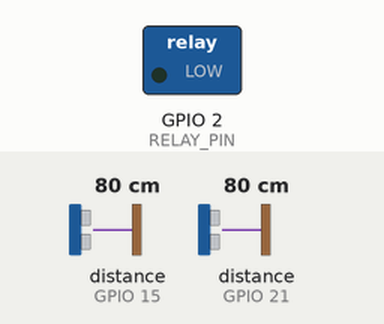
Simulated run of this sketch. Board: ESP32. Shown: switched loads named in the sketch (green lamp = pin HIGH). Wiring (inferred from the names in the program): 2 × ultrasonic range finder: trigger GPIO 5, echo GPIO 21 / trigger GPIO 14, echo GPIO 15. The inputs (shaded band) are chosen by the test bench; at power-on: distance to the obstacle (sensors on GPIO 15, GPIO 21) 80 cm. The echo pulse lasts 58.3 µs per cm; WiFi joins after 1.5 s; servers stay silent unless stated; the local clock reads 2024-03-15 10:24:30 at power-on unless the sketch sets it; no MQTT or app messages arrive unless stated; pins used as bus, display or sensor lines are not drawn; what the sketch prints to the serial monitor is not drawn.

Above: at 4.4 s.
4.5 s: distance to the obstacle (sensor on GPIO 15) set to 10 cm
6.0 s: distance to the obstacle (sensor on GPIO 15) set to 7 cm
7.5 s: distance to the obstacle (sensor on GPIO 21) set to 12 cm
At 8.1 s:
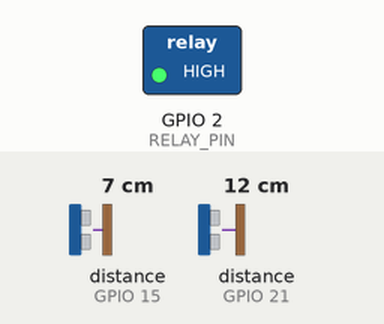
9.0 s: distance to the obstacle (sensor on GPIO 21) set to 16 cm
At 10.4 s:
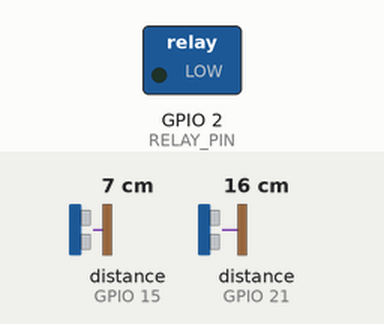
10.7 s: distance to the obstacle (sensor on GPIO 21) set to 4 cm
At 11.6 s:
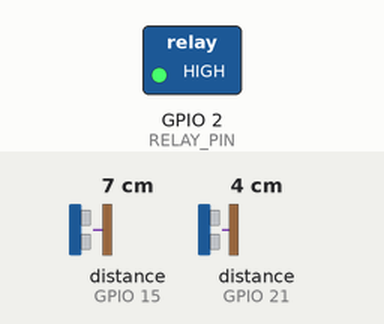
Timing chart, 0 to 13.2 s (numbered marks = the images above; inputs shaded):
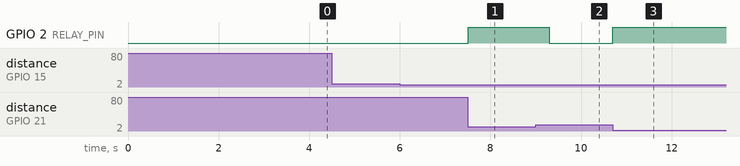

The sketch:

finproSISBEN.ino
```cpp
#include <WiFi.h>
#include <PubSubClient.h>
#include <ArduinoJson.h>
#include <WiFiClientSecure.h>
#include <time.h>

#define TRIG_CUP 14
#define ECHO_CUP 15

#define TRIG_TANK 5
#define ECHO_TANK 21

#define RELAY_PIN 2

const int CUP_THRESHOLD_CM = 8;
const int TANK_MIN_LEVEL_CM = 13;
const int MAX_MISS_COUNT = 5;
const int MAX_TANK_MISS = 3;
const unsigned long SENSOR_TIMEOUT_MS = 2000;

const int TANK_HISTORY_SIZE = 5;
long tankHistory[TANK_HISTORY_SIZE] = {0};
int tankIndex = 0;

int missCount = 0;
int tankMissCount = 0;
bool pumpOn = false;

long lastValidCup = -1;
long lastValidTank = -1;
unsigned long lastCupTime = 0;
unsigned long lastTankTime = 0;

long tankLevelBeforePump = -1;
unsigned long pumpStartTime = 0;

long prevCupPrinted = -1000;
long prevTankPrinted = -1000;
const int PRINT_DIFF_THRESHOLD = 1;

bool prevPumpState = false;

const char* ssid = ""; // Ganti dengan SSID WiFi kamu
const char* password = ""; // Ganti dengan password WiFi kamu
const char* mqttServer = "";  // Ganti dengan hostname kamu
const int mqttPort = 8883; // Port TLS
const char* mqtt_user = ""; // Ganti dengan username MQTT kamu
const char* mqtt_pass = ""; // Ganti dengan password MQTT kamu
const char* mqttTopicTank = "dispenser/level";
const char* mqttTopicUsage = "dispenser/penggunaan";

WiFiClientSecure secureClient;
PubSubClient client(secureClient);

unsigned long lastMQTTPublishTime = 0;
const unsigned long MQTT_PUBLISH_INTERVAL = 60000; // 1 menit


long readDistanceCM(int trigPin, int echoPin) {
  digitalWrite(trigPin, LOW);
  delayMicroseconds(2);
  digitalWrite(trigPin, HIGH);
  delayMicroseconds(10);
  digitalWrite(trigPin, LOW);

  long duration = pulseIn(echoPin, HIGH, 50000);  // 50ms timeout
  if (duration == 0) return -1;
  return duration * 0.0343 / 2;
}

long getMedianTank() {
  long sorted[TANK_HISTORY_SIZE];
  memcpy(sorted, tankHistory, sizeof(sorted));
  for (int i = 0; i < TANK_HISTORY_SIZE - 1; i++) {
    for (int j = i + 1; j < TANK_HISTORY_SIZE; j++) {
      if (sorted[j] < sorted[i]) {
        long temp = sorted[i];
        sorted[i] = sorted[j];
        sorted[j] = temp;
      }
    }
  }
  return sorted[TANK_HISTORY_SIZE / 2];
}

void printWaterUsedAndTime() {
  if (tankLevelBeforePump > 0 && lastValidTank > 0) {
    long used = lastValidTank - tankLevelBeforePump;
    if (used < 0) used = 0;

    Serial.print("💧 Pemakaian air: ");
    Serial.print(used);
    Serial.println(" cm");

    unsigned long duration = millis() - pumpStartTime;
    Serial.print("⏱️ Durasi pemakaian: ");
    Serial.print(duration);
    Serial.println(" ms");

    // Publish to MQTT
    publishWaterUsageMQTT(duration);
  }

  tankLevelBeforePump = -1;
  pumpStartTime = 0;
}

void setupTime() {
  configTime(7 * 3600, 0, "pool.ntp.org");  // UTC+7 untuk WIB
  Serial.print("⏳ Menyinkronkan waktu...");

  struct tm timeinfo;
  while (!getLocalTime(&timeinfo)) {
    Serial.print(".");
    delay(500);
  }

  Serial.println("\n✅ Waktu tersinkron!");
}

void setupWiFi() {
  delay(100);
  Serial.println("🔌 Connecting to WiFi...");
  WiFi.begin(ssid, password);

  while (WiFi.status() != WL_CONNECTED) {
    delay(500);
    Serial.print(".");
  }

  Serial.println("\n✅ WiFi connected!");
  Serial.println(WiFi.localIP());
}

void reconnectMQTT() {
  while (!client.connected()) {
    Serial.print("🔁 Connecting to MQTT... ");
    if (client.connect("ESP32Client", mqtt_user, mqtt_pass)) {
      Serial.println("connected!");
    } else {
      Serial.print("failed, rc=");
      Serial.print(client.state());
      Serial.println(". Retry in 5s.");
      delay(5000);
    }
  }
}

void publishTankLevelMQTT() {
  StaticJsonDocument<128> doc;
  doc["tank_level_cm"] = lastValidTank;
  char timeStr[25];
  struct tm timeinfo;
  if (getLocalTime(&timeinfo)) {
    strftime(timeStr, sizeof(timeStr), "%Y-%m-%d %H:%M:%S", &timeinfo);
    doc["timestamp"] = timeStr;
  } else {
    doc["timestamp"] = "unknown";
  }
  char buffer[128];
  serializeJson(doc, buffer);
  client.publish(mqttTopicTank, buffer);
}

void publishWaterUsageMQTT(unsigned long duration) {
  StaticJsonDocument<128> doc;
  doc["duration_ms"] = duration;
  char timeStr[25];
  struct tm timeinfo;
  if (getLocalTime(&timeinfo)) {
    strftime(timeStr, sizeof(timeStr), "%Y-%m-%d %H:%M:%S", &timeinfo);
    doc["timestamp"] = timeStr;
  } else {
    doc["timestamp"] = "unknown";
  }
  char buffer[128];
  serializeJson(doc, buffer);
  client.publish(mqttTopicUsage, buffer);
}


void setup() {
  Serial.begin(115200);

  pinMode(TRIG_CUP, OUTPUT);
  pinMode(ECHO_CUP, INPUT);
  pinMode(TRIG_TANK, OUTPUT);
  pinMode(ECHO_TANK, INPUT);
  pinMode(RELAY_PIN, OUTPUT);
  digitalWrite(RELAY_PIN, LOW);

  setupWiFi();
  setupTime();

  secureClient.setInsecure();
  client.setServer(mqttServer, mqttPort);

  Serial.println("Water Dispenser Siap 🚰");
}


void loop() {
  long cupRaw = readDistanceCM(TRIG_CUP, ECHO_CUP);
//  delay(100);
  long tankRaw = readDistanceCM(TRIG_TANK, ECHO_TANK);
  unsigned long now = millis();

  // CUP
  if (cupRaw > 0) {
    lastValidCup = cupRaw;
    lastCupTime = now;
  } else if (now - lastCupTime > SENSOR_TIMEOUT_MS) {
    if (lastValidCup != -1) {
      Serial.println("⚠️ Sensor CUP error: timeout.");
    }
    lastValidCup = -1;
  }

  // TANK
  if (tankRaw > 0) {
    tankHistory[tankIndex] = tankRaw;
    tankIndex = (tankIndex + 1) % TANK_HISTORY_SIZE;

    long median = getMedianTank();
    lastValidTank = median;

    lastTankTime = now;
    tankMissCount = 0;
  } else {
    tankMissCount++;
    if (tankMissCount >= MAX_TANK_MISS && now - lastTankTime > SENSOR_TIMEOUT_MS) {
      if (lastValidTank != -1) {
        Serial.println("⚠️ Sensor TANK error: timeout.");
      }
      lastValidTank = -1;
    }
  }

  // Print only if there's a meaningful change
  if (abs(lastValidCup - prevCupPrinted) >= PRINT_DIFF_THRESHOLD ||
      abs(lastValidTank - prevTankPrinted) >= PRINT_DIFF_THRESHOLD) {
    Serial.print("Cup: "); Serial.print(lastValidCup); Serial.print(" cm | ");
    Serial.print("Tank: "); Serial.print(lastValidTank); Serial.println(" cm");

    prevCupPrinted = lastValidCup;
    prevTankPrinted = lastValidTank;
  }

  bool isCupDetected = (lastValidCup > 0 && lastValidCup <= CUP_THRESHOLD_CM);
  bool isWaterSufficient = (lastValidTank > 0 && lastValidTank <= TANK_MIN_LEVEL_CM);

  if (!isWaterSufficient) {
    if (pumpOn) {
      Serial.println("⚠️ Tangki kosong / error. Pompa dimatikan.");
      digitalWrite(RELAY_PIN, LOW);
      pumpOn = false;
      printWaterUsedAndTime();
    }
//    delay(100);
    return;
  }

  if (isCupDetected) {
    missCount = 0;
    if (!pumpOn) {
      Serial.println("✅ Gelas terdeteksi & air cukup. Pompa ON.");
      digitalWrite(RELAY_PIN, HIGH);
      pumpOn = true;
      tankLevelBeforePump = lastValidTank;
      pumpStartTime = millis();
    }
  } else {
    if (pumpOn) {
      missCount++;
      if (missCount >= MAX_MISS_COUNT) {
        Serial.println("❌ Gelas hilang. Pompa OFF.");
        digitalWrite(RELAY_PIN, LOW);
        pumpOn = false;
        printWaterUsedAndTime();
        missCount = 0;
      }
    }
  }

  prevPumpState = pumpOn;
  delay(100);
  if (!client.connected()) {
    reconnectMQTT();
  }
  client.loop();

  if (millis() - lastMQTTPublishTime >= MQTT_PUBLISH_INTERVAL) {
    publishTankLevelMQTT();
    lastMQTTPublishTime = millis();
  }
}
```

Measured:
- the behaviour switches between 13 and 14 cm on distance to the obstacle (sensor on GPIO 21) (found by bisection; images 1 and 2)
- after the input at 4.5 s, every drawn part: stays the same
- after the input at 6.0 s, every drawn part: stays the same
- after the input at 7.5 s, GPIO 2 (RELAY_PIN): LOW → HIGH at once
- after the input at 9.0 s, GPIO 2 (RELAY_PIN): HIGH → LOW after 0.30 s
- after the input at 10.7 s, GPIO 2 (RELAY_PIN): LOW → HIGH at once
